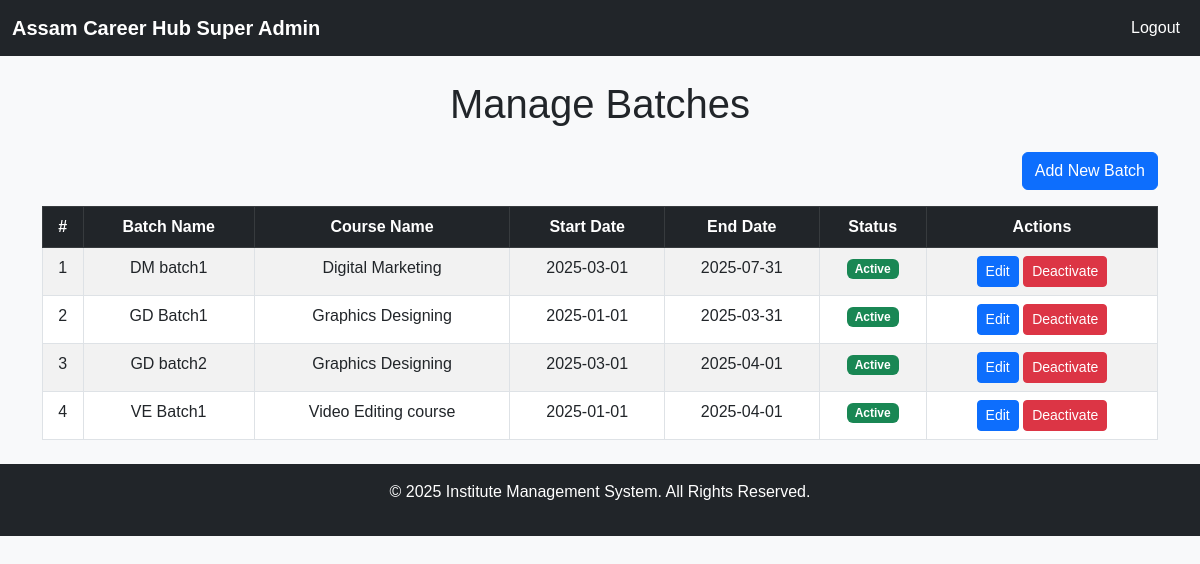
Page /super_admin/batches/manage_batches.php (signed in) on the committed database.
### tables this page shows
CREATE TABLE `batches` (
  `batch_id` int(11) NOT NULL,
  `course_id` int(11) NOT NULL,
  `batch_name` varchar(100) NOT NULL,
  `start_date` date DEFAULT NULL,
  `end_date` date DEFAULT NULL,
  `active` tinyint(1) DEFAULT 1,
  `created_at` datetime DEFAULT current_timestamp()
);

CREATE TABLE `courses` (
  `course_id` int(11) NOT NULL,
  `course_name` varchar(100) NOT NULL,
  `description` text DEFAULT NULL,
  `duration` varchar(50) DEFAULT NULL,
  `fee` decimal(10,2) NOT NULL,
  `created_by` int(11) DEFAULT NULL,
  `created_at` datetime DEFAULT current_timestamp(),
  `active` tinyint(1) DEFAULT 1,
  `booking_amount` decimal(10,2) NOT NULL DEFAULT 0.00
);

### super_admin/batches/manage_batches.php (the view, shortened to what this page needs)
<?php
include '../../config.php';
try {
    $stmt = $conn->prepare("SELECT b.batch_id, b.batch_name, b.start_date, b.end_date, b.active, c.course_name
                            FROM batches b
                            JOIN courses c ON b.course_id = c.course_id");
    $stmt->execute();
    $batches = $stmt->fetchAll(PDO::FETCH_ASSOC);
} catch (Exception $e) {
    $error = 'Failed to fetch batches: ' . $e->getMessage();
}
?>
<?php include '../includes/super_admin_header.php'; ?>
<div class="container my-4">
    <h1 class="text-center mb-4">Manage Batches</h1>
    <div class="mb-3 text-end">
        <a href="create_batch.php" class="btn btn-primary">Add New Batch</a>
    </div>
    <table class="table table-striped table-bordered">
        <thead class="table-dark">
            <tr>
                <th>#</th>
                <th>Batch Name</th>
                <th>Course Name</th>
                <th>Start Date</th>
                <th>End Date</th>
                <th>Status</th>
                <th>Actions</th>
            </tr>
        </thead>
        <tbody>
            <?php foreach ($batches as $index => $batch): ?>
                <tr>
                    <td><?php echo $index + 1; ?></td>
                    <td><?php echo htmlspecialchars($batch['batch_name']); ?></td>
                    <td><?php echo htmlspecialchars($batch['course_name']); ?></td>
                    <td><?php echo htmlspecialchars($batch['start_date']); ?></td>
                    <td><?php echo htmlspecialchars($batch['end_date']); ?></td>
                    <td>
                        <?php echo $batch['active']
                            ? '<span class="badge bg-success">Active</span>'
                            : '<span class="badge bg-danger">Inactive</span>'; ?>
                    </td>
                    <td>
                        <a href="edit_batch.php?batch_id=<?php echo $batch['batch_id']; ?>" class="btn btn-primary btn-sm">
                            Edit
                        </a>
                        <a href="toggle_batch_status.php?batch_id=<?php echo $batch['batch_id']; ?>&active=<?php echo $batch['active'] ? 0 : 1; ?>"
                            class="btn btn-<?php echo $batch['active'] ? 'danger' : 'success'; ?> btn-sm">
                            <?php echo $batch['active'] ? 'Deactivate' : 'Activate'; ?>
                        </a>
                    </td>
                </tr>
            <?php endforeach; ?>
        </tbody>
    </table>
</div>
<?php include '../includes/super_admin_footer.php'; ?>

### super_admin/includes/super_admin_header.php (shortened to what this page needs)
<!DOCTYPE html>
<html lang="en">
<head>
    <link rel="stylesheet" href="https://cdn.jsdelivr.net/npm/bootstrap@5.3.0/dist/css/bootstrap.min.css">
    <link rel="stylesheet" href="../css/style.css">
</head>
<body>
    <nav class="navbar navbar-expand-lg navbar-dark bg-dark">
        <div class="container-fluid">
            <a class="navbar-brand" href="../super_admin_dashboard.php">Assam Career Hub Super Admin</a>
            <div class="collapse navbar-collapse" id="navbarNav">
                <ul class="navbar-nav ms-auto">
                    <li class="nav-item">
                        <a class="nav-link btn btn-danger text-white" href="../../logout.php">Logout</a>
                    </li>
                </ul>
            </div>
        </div>
    </nav>

### super_admin/includes/super_admin_footer.php (shortened to what this page needs)
<footer class="bg-dark text-white text-center py-3">
    <p>© <?php echo date("Y"); ?> Institute Management System. All Rights Reserved.</p>
</footer>
</body>
</html>

### css/style.css (style rules this page uses)
body { font-family: "Arial", sans-serif; background-color: #f8f9fa; }
.navbar-brand { font-weight: bold; }
.table { text-align: center; }

### rows in the picture
batches: batch_name "DM batch1", course.course_name "Digital Marketing", start_date "2025-03-01", end_date "2025-07-31", active "Active"
batches: batch_name "GD Batch1", course.course_name "Graphics Designing", start_date "2025-01-01", end_date "2025-03-31", active "Active"
batches: batch_name "GD batch2", course.course_name "Graphics Designing", start_date "2025-03-01", end_date "2025-04-01", active "Active"
batches: batch_name "VE Batch1", course.course_name "Video Editing course", start_date "2025-01-01", end_date "2025-04-01", active "Active"
